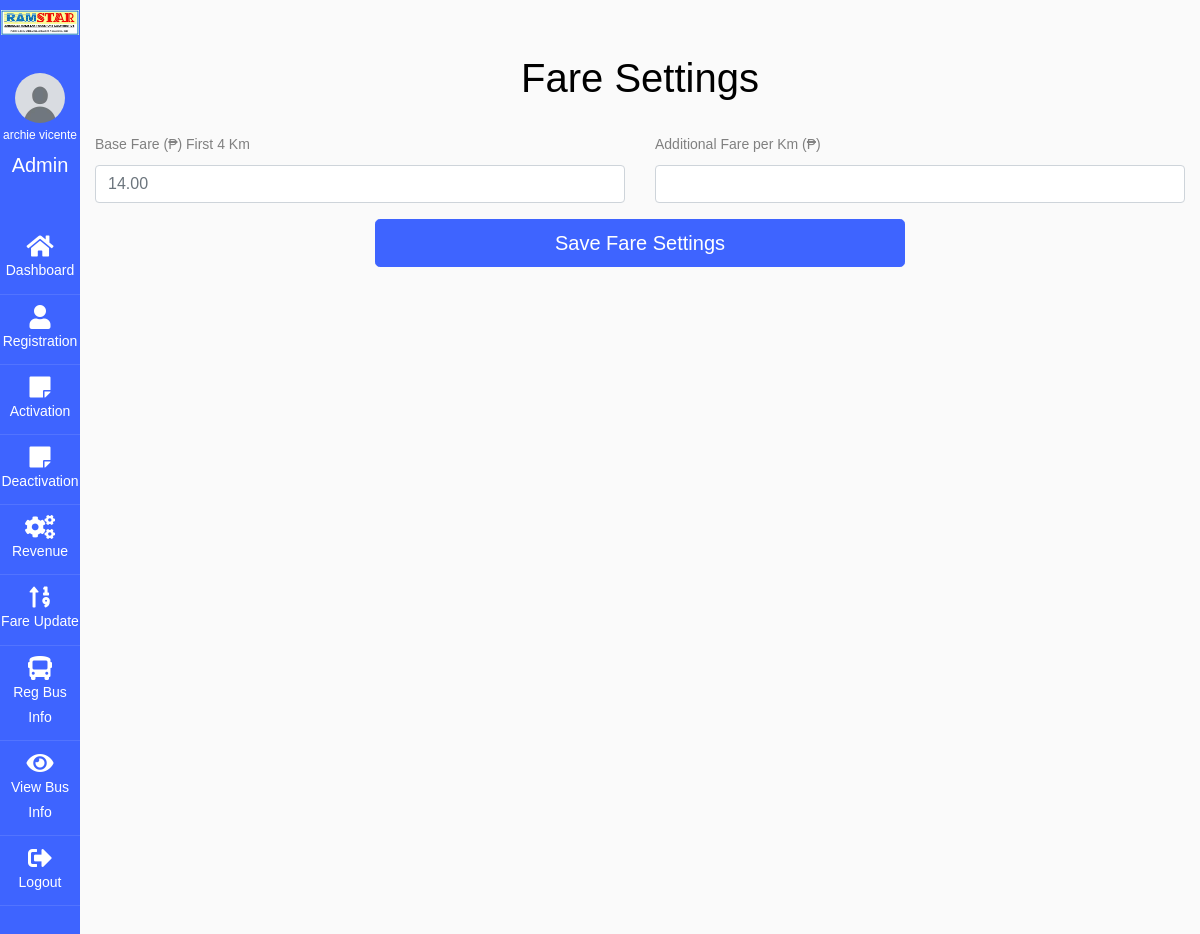
Before: /admin/fareupdate.php (signed in) with the older database file.
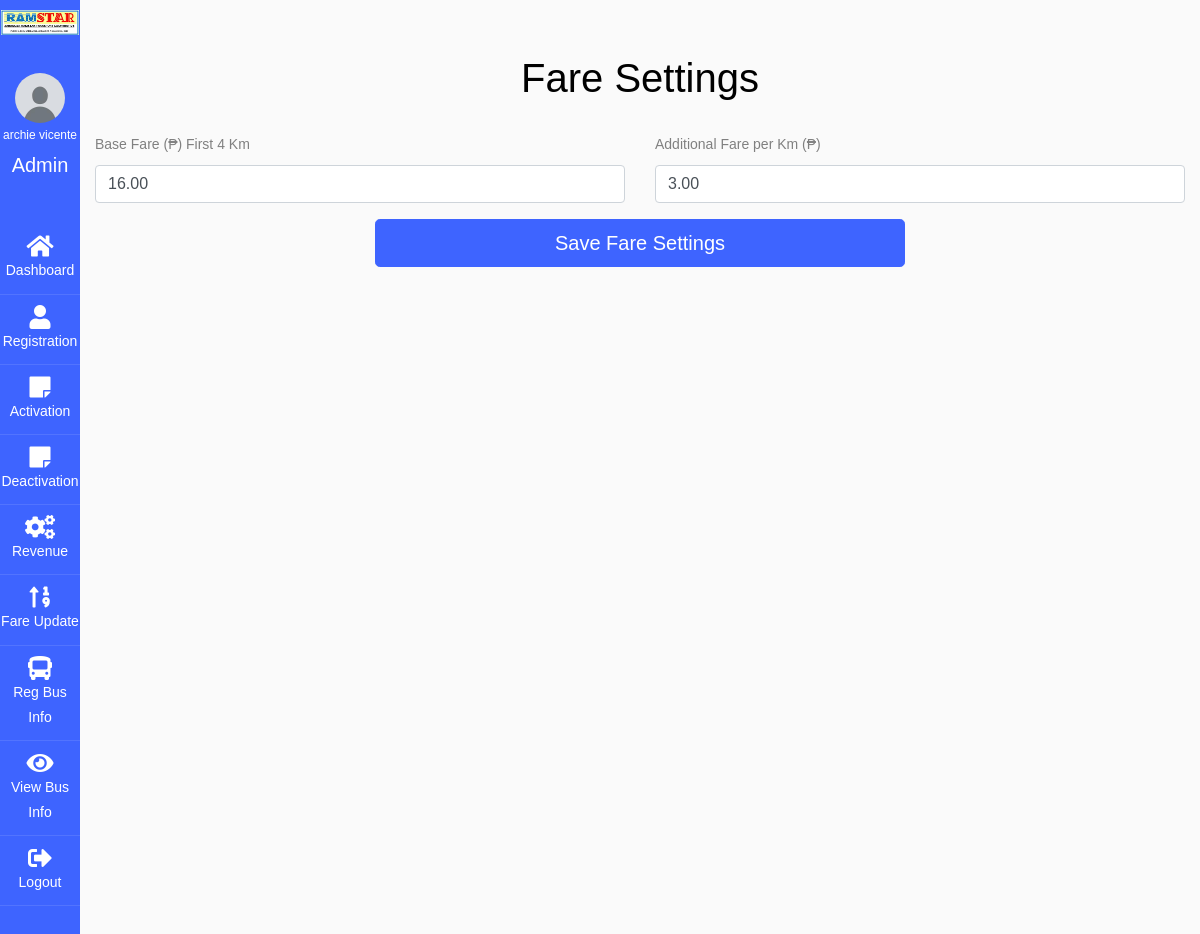
After: the same page with the newer database file.
### tables this page shows
CREATE TABLE `fare_settings` (
  `id` int(11) NOT NULL,
  `base_fare` decimal(10,2) NOT NULL,
  `additional_fare` decimal(10,2) NOT NULL
);

### admin/fareupdate.php (the view, shortened to what this page needs)
<?php
include '../config/connection.php';
$query = "SELECT * FROM fare_settings LIMIT 1";
$result = $conn->query($query);
$fareSettings = $result->fetch_assoc();
?>
<!DOCTYPE html>
<html lang="en">
<head>
    <link href="https://cdn.jsdelivr.net/npm/bootstrap@5.3.0-alpha1/dist/css/bootstrap.min.css" rel="stylesheet" />
    <link rel="stylesheet" href="https://stackpath.bootstrapcdn.com/font-awesome/4.7.0/css/font-awesome.min.css">
    <link rel="stylesheet" href="https://cdnjs.cloudflare.com/ajax/libs/font-awesome/6.0.0-beta3/css/all.min.css">
    <link rel="stylesheet" href="https://cdnjs.cloudflare.com/ajax/libs/font-awesome/5.15.4/css/all.min.css">
    <link rel="stylesheet" href="../css/style.css">
</head>
<body>
    <?php
    include '../sidebar.php';
    ?>
    <div class="container mt-5">
        <h1 class="text-center">Fare Settings</h1>
        <form method="POST" class="mt-4">
            <div class="row mb-3">
                <div class="col-md-6">
                    <label for="base_fare" class="form-label">Base Fare (₱) First 4 Km</label>
                    <input type="number" id="base_fare" name="base_fare" class="form-control" placeholder="14.00"
                        step="0.01" value="<?= htmlspecialchars($fareSettings['base_fare']) ?>" required>
                </div>
                <div class="col-md-6">
                    <label for="additional_fare" class="form-label">Additional Fare per Km (₱)</label>
                    <input type="number" id="additional_fare" name="additional_fare" class="form-control" step="0.01"
                        value="<?= htmlspecialchars($fareSettings['additional_fare']) ?>" required>
                </div>
            </div>
            <div class="row mb-3">
                <div class="col-md-6 offset-md-3">
                    <button type="submit" class="btn btn-primary btn-lg w-100">Save Fare Settings</button>
                </div>
            </div>
        </form>
    </div>
</body>
</html>

### sidebar.php (shortened to what this page needs)
<?php
if (isset($_SESSION['firstname']) && isset($_SESSION['lastname'])) {
    $firstname = $_SESSION['firstname'];
    $lastname = $_SESSION['lastname'];
    $role = isset($_SESSION['role']) ? $_SESSION['role'] : 'Guest';
} else {
    $firstname = 'Guest';
    $lastname = '';
    $role = 'Guest';
}
?>
<div class="wrapper d-flex align-items-stretch">
    <nav id="sidebar" class="active">
        <h1><a href="index.php" class="logo">
                <img src="../assets/logo/logoramstar.jpg" alt="logo" />
            </a></h1>
        <div class="user-profile text-center mb-3">
            <?php if (!empty($profile_picture)) { ?>
                <img src="../images/<?php echo $profile_picture; ?>" alt="Profile Picture" class="img-fluid rounded-circle"
                    width="100" height="100">
            <?php } else { ?>
                <img src="../images/default_profile.jpg" alt="Default Profile Picture" class="img-fluid rounded-circle"
                    width="100" height="100">
            <?php } ?>
            <h3><?php echo $firstname, " ", $lastname; ?></h3>
            <h5><?php echo ucfirst($role); ?></h5>
        </div>
        <ul class="list-unstyled components mb-5">
            <?php if ($role === 'Admin') { ?>
                <ul class="list-unstyled components mb-5">
                    <li class="active">
                        <a href="admindashboard.php"><span class="fa fa-home"></span>
                            Dashboard</a>
                    </li>
                    <li>
                        <a href="register.php"><span class="fa fa-user"></span>
                            Registration</a>
                    </li>
                    <li>
                        <a href="activate.php"><span class="fa fa-sticky-note"></span>
                            Activation</a>
                    </li>
                    <li>
                        <a href="deactivate.php"><span class="fa fa-sticky-note"></span>
                            Deactivation</a>
                    </li>
                    <li>
                        <a href="revenue.php"><span class="fa fa-cogs"></span>
                            Revenue</a>
                    </li>
                    <li>
                        <a href="fareupdate.php" onclick=""><span class="fa fa-arrow-up-1-9"></span>
                            Fare Update</a>
                    </li>
                    <li>
                        <a href="businfo.php">
                            <span class="fa fa-bus"></span> Reg Bus Info
                        </a>
                    </li>
                    <li>
                        <a href="busviewinfo.php">
                            <span class="fa fa-eye"></span> View Bus Info
                        </a>
                    </li>
                    <li>
                        <a href="../logout.php"><span class="fa fa-sign-out-alt"></span> Logout</a>
                    </li>
                </ul>
            <?php } ?>
            </ul>
    </nav>

Changed rows visible on the page:
added fare_settings: base_fare "16.00", additional_fare "3.00"
